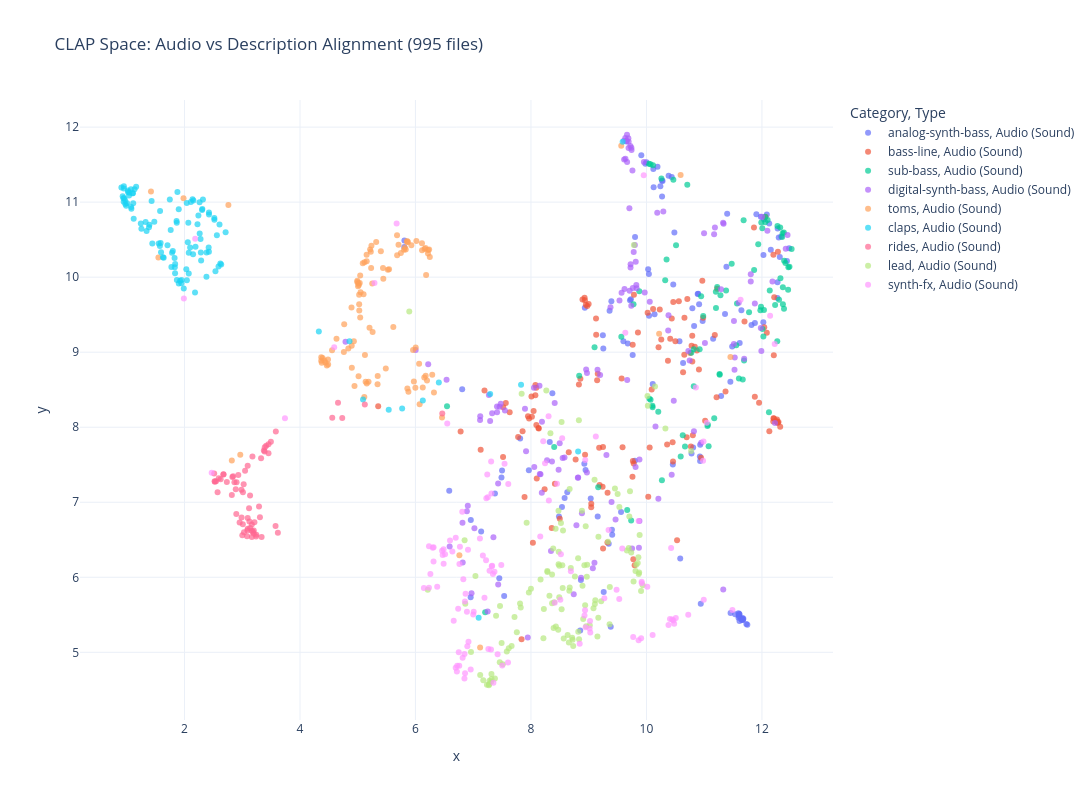
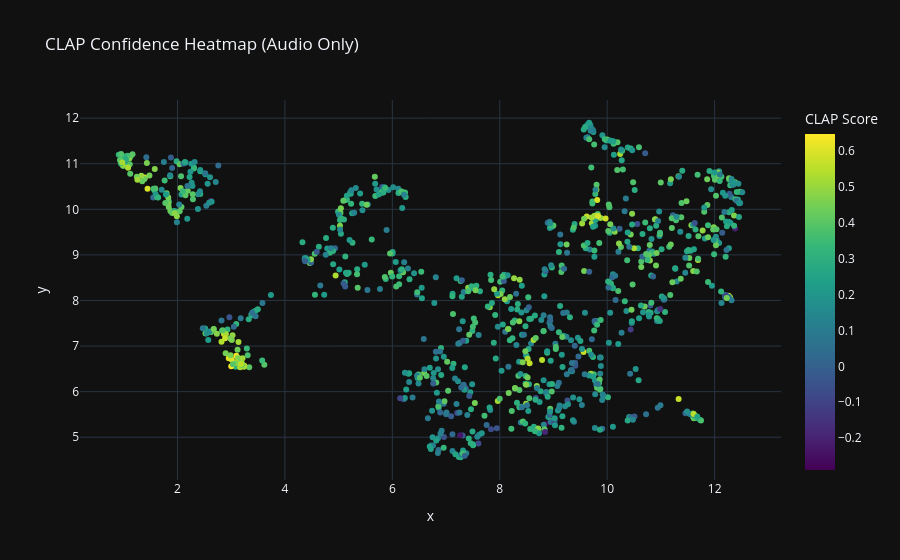

Notebook cell for these charts, in order:
### Markdown cell above
# Distribuzione degli embedding: Proiezione t-SNE/UMAP degli embedding CLAP (sia audio che testuali) colorata per:

Categoria sorgente (source axis)

Attributo percettivo (perceptual axis)

Punteggio CLAP di allineamento

### Code cell
import asyncio
import logging
import numpy as np
import pandas as pd
import plotly.express as px
import umap
import sys
import os

# Zittiamo i log rumorosi
logging.getLogger('numba').setLevel(logging.WARNING)
logging.getLogger('matplotlib').setLevel(logging.WARNING)

# Setup Path
sys.path.append(os.path.abspath("../.."))

from core.infrastructure.database.dependecies import get_audio_repository
from qdrant_client import QdrantClient
from config.settings import settings
# Importiamo il modello CLAP per calcolare i vettori di testo corretti
from rag.clap.model_handler import create_clap_model

# --- CONFIGURAZIONE ---
QDRANT_COLLECTION = settings.QDRANT_ENRICHED_COLLECTION_NAME
SAMPLE_LIMIT = 1000  # Limitiamo per velocità

async def visualize_embeddings_distribution():
    print("--- 0. CARICAMENTO MODELLO CLAP ---")
    # Ci serve per convertire le descrizioni testuali nello stesso spazio dell'audio
    clap = create_clap_model()

    print("--- 1. RECUPERO METADATI (Repository) ---")
    repo = get_audio_repository()
    docs = await repo.find_all()

    meta_map = {}
    for doc in docs:
        fname = doc.sample.file_name
        # Safe access ai metadati
        source = doc.sample.source or "Unknown"
        category = doc.metadata.main_category or "Uncategorized"
        tags = doc.metadata.categories or []
        perceptual = tags[0] if tags else "Generic"

        meta_map[fname] = {
            "source": source,
            "category": category,
            "perceptual": perceptual
        }

    print(f"Mappati {len(meta_map)} documenti.")

    print("--- 2. RECUPERO VETTORI (Qdrant) ---")
    client = QdrantClient(host=settings.QDRANT_CONNECTION_HOST, port=settings.QDRANT_PORT)

    scroll_res, _ = client.scroll(
        collection_name=QDRANT_COLLECTION,
        limit=SAMPLE_LIMIT,
        with_vectors=["audio_vector"], # Scarichiamo SOLO l'audio, il testo lo calcoliamo noi
        with_payload=True
    )

    print(f"Scaricati {len(scroll_res)} punti. Generazione vettori di confronto...")

    vectors = []
    plot_data = []

    # Liste temporanee per batch processing del testo (più veloce)
    text_captions = []
    text_meta_indices = [] # Per tenere traccia a quale file appartiene la caption

    for i, hit in enumerate(scroll_res):
        payload = hit.payload or {}
        filename = payload.get('original_filename', 'Unknown')
        clap_score = payload.get('clap_score', 0)
        generated_label = payload.get('label', "")

        repo_data = meta_map.get(filename, {
            "source": "Unknown", "category": "Unknown", "perceptual": "Unknown"
        })

        # Gestione Vettore Audio (Già CLAP)
        if isinstance(hit.vector, dict):
            audio_vec = hit.vector.get('audio_vector')
        else:
            audio_vec = hit.vector # Fallback

        if audio_vec is None:
            continue

        # 1. Aggiungi PUNTO AUDIO
        vectors.append(audio_vec)
        plot_data.append({
            "Filename": filename,
            "Type": "Audio (Sound)",
            "Source": repo_data['source'],
            "Category": repo_data['category'],
            "Perceptual Attribute": repo_data['perceptual'],
            "CLAP Score": clap_score,
            "Label": generated_label
        })

        # Prepariamo il testo per l'embedding CLAP
        if generated_label:
            text_captions.append(generated_label)
            # Salviamo l'indice corrente in plot_data per duplicare i metadati dopo
            text_meta_indices.append(len(plot_data) - 1)

    # --- CALCOLO VETTORI TESTO (ON THE FLY) ---
    if text_captions:
        print(f"Calcolo embedding CLAP per {len(text_captions)} descrizioni testuali...")
        # Usiamo CLAP per embeddare il testo. Ora avranno la stessa dimensione dell'audio!
        text_embeddings = clap.get_text_embedding(text_captions)

        for idx, emb in zip(text_meta_indices, text_embeddings):
            # Recuperiamo i metadati dell'audio corrispondente
            ref_data = plot_data[idx]

            vectors.append(emb)
            plot_data.append({
                "Filename": ref_data['Filename'],
                "Type": "Text (Description)",
                "Source": ref_data['Source'],
                "Category": ref_data['Category'],
                "Perceptual Attribute": ref_data['Perceptual Attribute'],
                "CLAP Score": ref_data['CLAP Score'],
                "Label": ref_data['Label']
            })

    # --- 3. PROIEZIONE UMAP ---
    print(f"Esecuzione UMAP su {len(vectors)} vettori...")
    if not vectors:
        print("Nessun vettore valido.")
        return

    # Convertiamo in numpy array (ora sono tutti dimensione 512!)
    X = np.array(vectors)

    reducer = umap.UMAP(
        n_neighbors=15,
        min_dist=0.1,
        n_components=2,
        metric='cosine',
        random_state=42
    )

    embedding = reducer.fit_transform(X)

    df = pd.DataFrame(plot_data)
    df['x'] = embedding[:, 0]
    df['y'] = embedding[:, 1]

    print("Generazione Grafici...")

    # --- 4. VISUALIZZAZIONE ---
    # Grafico Principale
    fig = px.scatter(
        df,
        x='x',
        y='y',
        color='Category',
        symbol='Type',
        hover_data=['Filename', 'Source', 'Label'],
        title=f"CLAP Space: Audio vs Description Alignment ({len(scroll_res)} files)",
        opacity=0.7,
        width=1100,
        height=800,
        template="plotly_white"
    )
    fig.show()

    # Heatmap Score
    fig_score = px.scatter(
        df[df['Type'] == 'Audio (Sound)'],
        x='x', y='y',
        color='CLAP Score',
        color_continuous_scale='Viridis',
        title="CLAP Confidence Heatmap (Audio Only)",
        hover_name='Filename'
    )
    fig_score.show()

# Esecuzione
await visualize_embeddings_distribution()

### Figure 1 — Plotly figure (JSON) as saved in the notebook; plotly's stock layout.template omitted (floating-point values rounded to 4 significant figures; data arrays with more than 128 entries replaced by an {"elided": "..."} marker saying what was removed)
{"data": [{"customdata": {"elided": "125x3 str values"}, "hovertemplate": "Category=analog-synth-bass<br>Type=Audio (Sound)<br>x=%{x}<br>y=%{y}<br>Filename=%{customdata[0]}<br>Source=%{customdata[1]}<br>Label=%{customdata[2]}<extra></extra>", "legendgroup": "analog-synth-bass, Audio (Sound)", "marker": {"color": "#636efa", "opacity": 0.7, "symbol": "circle"}, "mode": "markers", "name": "analog-synth-bass, Audio (Sound)", "orientation": "v", "showlegend": true, "x": [7.137, 9.731, 11.82, 11.88, 12.03, 11.98, 10.46, 9.715, 12.08, 12.03, 12.31, 10.11, 10.93, 9.253, 12.43, 12.47, 8.325, 9.407, 8.371, 7.451, 9.26, 12.13, 9.676, 9.392, 11.61, 11.48, 9.802, 10.58, 10.38, 11.46, 5.808, 10.44, 10.92, 12.02, 5.806, 11.36, 10.94, 11.29, 10.48, 10.12, 10.46, 10.04, 11.64, 10.24, 12.15, 10.57, 12.29, 10.63, 11.15, 10.81, 9.799, 11.45, 7.536, 9.402, 12.27, 10.78, 10.03, 10.27, 9.035, 8.924, 7.813, 9.361, 10.05, 9.245, 6.584, 9.155, 7.489, 10.14, 9.56, 6.955, 8.852, 8.582, 8.933, 9.761, 6.809, 8.865, 7.499, 6.958, 10.93, 7.376, 7.963, 8.537, 8.485, 8.629, 9.346, 12.27, 11.73, 11.6, 11.67, 8.945, 11.59, 11.61, 11.75, 11.67, 11.64, 11.66, 11.59, 11.65, 11.61, 11.65, 11.54, 11.6, 9.381, 11.61, 11.68, 10.12, 10.89, 11.4, 10.28, 9.981, 10.19, 9.655, 10.97, 9.91, 10.91, 9.601, 10.27, 9.999, 10.9, 11.38, 12.27, 11.9, 10.79, 10.82, 12.33], "xaxis": "x", "y": [6.61, 9.704, 9.361, 9.388, 10.77, 10.8, 9.901, 9.694, 10.83, 10.3, 10.27, 8.575, 7.765, 9.049, 10.22, 10.39, 7.803, 6.568, 8.452, 5.986, 5.803, 10.71, 9.116, 9.678, 9.122, 9.077, 10.54, 6.252, 11.35, 5.524, 10.49, 11.33, 7.612, 9.4, 10.4, 9.51, 5.648, 8.416, 10.6, 11.2, 7.504, 10.04, 9.56, 11.21, 10.36, 9.146, 10.53, 8.855, 9.178, 7.73, 7.552, 8.608, 5.749, 6.634, 9.721, 7.65, 10.11, 11.08, 7.05, 7.514, 7.849, 9.553, 9.487, 9.227, 7.153, 6.81, 7.33, 9.507, 6.87, 5.733, 5.292, 7.055, 9.592, 8.962, 8.507, 5.964, 7.424, 6.763, 7.55, 7.116, 7.425, 6.937, 6.809, 7.132, 6.446, 10.65, 5.378, 5.482, 5.44, 7.43, 5.459, 5.508, 5.366, 5.43, 5.452, 5.459, 5.521, 5.434, 5.418, 5.434, 5.508, 5.492, 5.341, 5.509, 5.448, 11.44, 9.774, 10.85, 11.28, 11.51, 11.47, 11.81, 9.416, 11.63, 9.638, 9.145, 11.29, 11.53, 9.781, 10.14, 9.933, 10.84, 9.587, 9.348, 10.54], "yaxis": "y", "type": "scatter"}, {"customdata": {"elided": "125x3 str values"}, "hovertemplate": "Category=bass-line<br>Type=Audio (Sound)<br>x=%{x}<br>y=%{y}<br>Filename=%{customdata[0]}<br>Source=%{customdata[1]}<br>Label=%{customdata[2]}<extra></extra>", "legendgroup": "bass-line, Audio (Sound)", "marker": {"color": "#EF553B", "opacity": 0.7, "symbol": "circle"}, "mode": "markers", "name": "bass-line, Audio (Sound)", "orientation": "v", "showlegend": true, "x": [12.27, 9.783, 8.83, 12.04, 12.2, 8.856, 12.26, 10.98, 11.86, 12.28, 12.27, 10.21, 10.5, 12.29, 11.21, 12.06, 10.36, 12.2, 10.63, 10.46, 9.57, 10.11, 10.8, 10.66, 7.517, 11.18, 8.129, 10.06, 9.129, 9.762, 10.77, 10.91, 10.84, 10.79, 8.135, 8.093, 8.1, 10.02, 10.23, 9.586, 10.45, 10.7, 9.779, 9.852, 12.25, 12.2, 10.37, 10.78, 12.21, 11.37, 10.03, 10.09, 9.795, 9.765, 12.08, 12.21, 9.181, 10.76, 9.248, 11.02, 12.21, 7.129, 5.354, 10.41, 10.44, 10.56, 9.324, 12.13, 11.95, 10.46, 11.88, 12.27, 8.499, 10.97, 10.71, 9.326, 9.188, 9.044, 9.043, 8.008, 8.076, 8.654, 8.091, 10.79, 9.773, 8.236, 7.519, 9.247, 8.077, 7.564, 11.7, 11.22, 10.66, 10.87, 7.631, 12.32, 7.195, 7.837, 7.889, 8.033, 6.781, 8.359, 8.937, 8.975, 10.95, 9.126, 8.773, 10.53, 8.998, 8.928, 8.892, 8.951, 9.24, 9.758, 8.934, 8.414, 8.046, 7.855, 9.156, 7.967, 10.26, 9.146, 7.778, 8.016, 7.948], "xaxis": "x", "y": [8.061, 9.766, 8.569, 9.331, 8.12, 8.646, 8.105, 9.458, 10.66, 10.34, 8.062, 9.067, 9.145, 8.071, 8.4, 10.8, 7.771, 10.3, 8.733, 7.544, 8.649, 9.576, 7.892, 8.966, 7.603, 9.228, 7.991, 7.731, 9.234, 9.098, 7.745, 8.769, 9.074, 8.875, 7.982, 8.029, 7.315, 9.524, 9.571, 7.733, 7.799, 7.868, 7.517, 9.261, 8.084, 8.076, 8.885, 9.085, 9.732, 8.475, 7.073, 8.504, 6.159, 7.551, 9.26, 8.96, 7.725, 8.989, 6.384, 8.085, 8.116, 7.701, 8.28, 9.18, 9.45, 9.678, 6.465, 7.946, 8.326, 9.669, 8.406, 8.067, 6.779, 9.952, 9.709, 7.127, 7.229, 6.98, 6.934, 8.409, 8.426, 7.668, 8.525, 9.219, 6.242, 7.172, 8.268, 7.737, 8.564, 8.322, 9.409, 9.845, 9.458, 9.023, 8.2, 8.007, 8.49, 5.174, 7.071, 6.459, 7.942, 6.657, 7.634, 9.615, 7.594, 9.448, 7.571, 6.495, 9.644, 9.727, 9.704, 9.634, 7.206, 7.339, 9.692, 7.246, 8.218, 7.947, 8.714, 8.115, 9.171, 8.626, 7.869, 8.14, 8.146], "yaxis": "y", "type": "scatter"}, {"customdata": {"elided": "86x3 str values"}, "hovertemplate": "Category=sub-bass<br>Type=Audio (Sound)<br>x=%{x}<br>y=%{y}<br>Filename=%{customdata[0]}<br>Source=%{customdata[1]}<br>Label=%{customdata[2]}<extra></extra>", "legendgroup": "sub-bass, Audio (Sound)", "marker": {"color": "#00cc96", "opacity": 0.7, "symbol": "circle"}, "mode": "markers", "name": "sub-bass, Audio (Sound)", "orientation": "v", "showlegend": true, "x": [12.27, 12.35, 12.01, 12.06, 10.71, 10.32, 11.28, 12.32, 11.17, 11.06, 11.68, 11.27, 11.99, 12.3, 11.69, 9.565, 12.06, 9.776, 12.38, 11.06, 11.94, 10.35, 10.11, 11.57, 10.67, 10.1, 12.38, 12.36, 8.402, 10.59, 10.2, 12.38, 10.82, 11.38, 10.07, 12.36, 12.23, 10.05, 12.13, 11.86, 12.01, 11.08, 11.98, 10.47, 11.6, 10.78, 10.51, 12.02, 11.27, 12.41, 12.1, 11.78, 12.32, 12.46, 10.63, 11.97, 11.67, 12.45, 10.82, 12.27, 12.12, 11.22, 9.101, 9.164, 9.876, 9.735, 7.207, 6.546, 8.835, 11.2, 12.03, 12.36, 11.56, 11.48, 12.48, 12.51, 11.2, 9.666, 10.92, 10.27, 10.11, 10.07, 10.04, 10.95, 10.26, 10.98], "xaxis": "x", "y": [10.68, 10.54, 10.65, 10.73, 11.23, 9.958, 9.761, 10.66, 8.12, 8.033, 10.76, 8.709, 10.73, 9.699, 8.89, 9.207, 10.8, 9.64, 10.59, 8.017, 10.44, 10.24, 8.266, 9.649, 7.743, 8.285, 10.22, 9.865, 7.735, 7.611, 8.207, 9.579, 9.04, 9.823, 8.368, 9.639, 9.63, 8.381, 9.822, 10.1, 9.311, 7.747, 9.607, 11.3, 8.648, 8.994, 10.43, 9.209, 8.698, 10.19, 10.76, 9.532, 9.986, 10.13, 7.892, 9.559, 8.635, 9.833, 8.546, 9.145, 8.199, 9.869, 9.066, 7.199, 9.811, 6.758, 5.534, 8.281, 8.686, 9.588, 9.562, 10.59, 9.093, 10.18, 10.14, 10.38, 9.806, 6.897, 9.041, 7.294, 11.49, 11.5, 11.51, 9.746, 11.31, 9.484], "yaxis": "y", "type": "scatter"}, {"customdata": {"elided": "134x3 str values"}, "hovertemplate": "Category=digital-synth-bass<br>Type=Audio (Sound)<br>x=%{x}<br>y=%{y}<br>Filename=%{customdata[0]}<br>Source=%{customdata[1]}<br>Label=%{customdata[2]}<extra></extra>", "legendgroup": "digital-synth-bass, Audio (Sound)", "marker": {"color": "#ab63fa", "opacity": 0.7, "symbol": "circle"}, "mode": "markers", "name": "digital-synth-bass, Audio (Sound)", "orientation": "v", "showlegend": true, "x": {"elided": "134 float values"}, "xaxis": "x", "y": {"elided": "134 float values"}, "yaxis": "y", "type": "scatter"}, {"customdata": {"elided": "107x3 str values"}, "hovertemplate": "Category=toms<br>Type=Audio (Sound)<br>x=%{x}<br>y=%{y}<br>Filename=%{customdata[0]}<br>Source=%{customdata[1]}<br>Label=%{customdata[2]}<extra></extra>", "legendgroup": "toms, Audio (Sound)", "marker": {"color": "#FFA15A", "opacity": 0.7, "symbol": "circle"}, "mode": "markers", "name": "toms, Audio (Sound)", "orientation": "v", "showlegend": true, "x": [4.555, 6.32, 6.29, 5.187, 6.063, 6.126, 4.933, 5.4, 4.992, 6.76, 1.548, 5.014, 5.854, 6.004, 5.1, 5.878, 5.346, 5.125, 5.859, 5.972, 5.258, 5.025, 2.76, 4.369, 5.204, 11.45, 6.199, 6.157, 6.152, 5.319, 6.177, 5.855, 4.44, 4.892, 6.184, 4.837, 5.156, 5.542, 4.993, 4.944, 5.232, 4.76, 9.563, 5.155, 10.59, 1.983, 5.116, 5.437, 2.82, 5.154, 6.248, 5.214, 4.465, 5.087, 4.488, 6.072, 10.22, 4.485, 5.114, 5.958, 2.966, 5.019, 4.391, 5.226, 4.368, 6.46, 4.422, 5.816, 5.928, 6.112, 5.237, 5.8, 5.486, 5.831, 5.01, 6.113, 5.521, 6.173, 4.377, 6.237, 6.216, 5.681, 6.016, 7.119, 4.898, 5.443, 5.251, 6.216, 5.034, 5.005, 5.87, 5.042, 5.683, 5.042, 4.765, 5.706, 5.024, 5.343, 1.419, 5.616, 5.747, 5.026, 5.049, 5.136, 5.998, 4.896, 4.632], "xaxis": "x", "y": [9.025, 8.464, 8.699, 8.606, 8.845, 8.531, 9.145, 10.35, 9.936, 6.295, 10.26, 8.68, 10.48, 9.062, 9.774, 8.473, 8.683, 8.964, 8.517, 8.61, 9.268, 9.638, 10.96, 8.934, 9.327, 8.935, 8.622, 10.38, 8.664, 10.47, 8.685, 10.47, 8.862, 9.595, 10.03, 9.049, 8.583, 10.11, 9.954, 8.55, 10.12, 9.003, 11.75, 10.21, 11.36, 11.05, 10.2, 10.12, 7.558, 10.3, 10.27, 10.37, 8.822, 10.19, 8.835, 8.306, 9.247, 8.902, 8.402, 9.03, 7.635, 9.894, 8.923, 10.34, 8.887, 8.13, 8.889, 10.39, 10.43, 10.45, 10.42, 10.37, 8.784, 10.37, 9.92, 10.36, 10.1, 10.39, 8.86, 10.37, 10.36, 10.56, 10.48, 5.065, 8.793, 9.98, 9.915, 10.32, 9.922, 9.881, 10.47, 10.02, 10.29, 9.463, 9.371, 10.43, 9.767, 8.573, 11.14, 9.336, 10.32, 9.555, 9.8, 8.607, 8.525, 9.085, 9.18], "yaxis": "y", "type": "scatter"}, {"customdata": {"elided": "111x3 str values"}, "hovertemplate": "Category=claps<br>Type=Audio (Sound)<br>x=%{x}<br>y=%{y}<br>Filename=%{customdata[0]}<br>Source=%{customdata[1]}<br>Label=%{customdata[2]}<extra></extra>", "legendgroup": "claps, Audio (Sound)", "marker": {"color": "#19d3f3", "opacity": 0.7, "symbol": "circle"}, "mode": "markers", "name": "claps, Audio (Sound)", "orientation": "v", "showlegend": true, "x": [6.404, 7.294, 0.9492, 1.838, 2.191, 1.112, 6.127, 2.536, 1.877, 1.12, 1.021, 1.746, 5.536, 5.091, 1.005, 4.326, 2.423, 4.857, 1.43, 7.828, 1.867, 2.039, 1.901, 2.263, 2.182, 2.62, 2.057, 1.923, 1.392, 2.11, 1.706, 1.134, 2.074, 1.948, 1.831, 2.041, 2.149, 1.773, 0.9896, 1.798, 1.477, 2.606, 2.517, 2.424, 2.278, 2.309, 9.588, 2.304, 2.423, 2.712, 1.577, 2.154, 2.382, 2.418, 1.9, 7.094, 1.107, 1.866, 2.261, 1.099, 2.561, 2.636, 2.241, 2.319, 1.828, 1.443, 2.589, 2.139, 1.626, 2.073, 1.573, 0.9753, 1.586, 2.225, 2.066, 8.816, 1.343, 2.031, 2.288, 0.9543, 1.385, 1.947, 2.098, 2.38, 5.769, 1.594, 2.516, 1.837, 2.283, 1.785, 1.987, 0.9423, 1.072, 1.327, 1.639, 1.042, 1.553, 1.021, 1.076, 1.244, 1.862, 0.9472, 1.08, 0.9295, 0.9071, 1.254, 1.761, 1.04, 0.9499, 0.9709, 1.162], "xaxis": "x", "y": [8.597, 8.444, 11.18, 10.17, 10.4, 10.99, 8.357, 10.08, 11.13, 10.78, 11.16, 11.04, 8.232, 8.37, 10.99, 9.277, 10.34, 9.145, 11.01, 8.565, 9.963, 10.99, 9.916, 10.58, 9.795, 10.18, 10.47, 9.954, 10.7, 11.0, 10.43, 11.17, 10.33, 9.964, 10.13, 9.959, 10.31, 10.14, 10.95, 10.35, 10.74, 10.7, 10.77, 10.84, 10.51, 10.91, 11.81, 10.9, 10.86, 10.6, 10.88, 11.02, 10.33, 10.39, 10.91, 5.46, 11.12, 10.72, 11.0, 11.12, 10.56, 10.17, 10.82, 11.04, 10.26, 10.45, 10.14, 11.04, 10.27, 10.05, 10.41, 10.97, 10.46, 10.71, 10.73, 7.676, 10.61, 10.11, 10.22, 11.05, 10.67, 9.92, 10.4, 10.0, 8.25, 10.33, 10.79, 10.05, 10.33, 10.32, 9.85, 11.05, 11.17, 10.74, 10.26, 11.13, 10.45, 11.13, 10.93, 10.72, 10.75, 11.0, 10.91, 11.08, 11.19, 10.65, 10.63, 11.09, 11.21, 11.03, 11.21], "yaxis": "y", "type": "scatter"}, {"customdata": {"elided": "65x3 str values"}, "hovertemplate": "Category=rides<br>Type=Audio (Sound)<br>x=%{x}<br>y=%{y}<br>Filename=%{customdata[0]}<br>Source=%{customdata[1]}<br>Label=%{customdata[2]}<extra></extra>", "legendgroup": "rides, Audio (Sound)", "marker": {"color": "#FF6692", "opacity": 0.7, "symbol": "circle"}, "mode": "markers", "name": "rides, Audio (Sound)", "orientation": "v", "showlegend": true, "x": [3.135, 3.094, 2.675, 3.083, 3.136, 3.164, 2.897, 2.829, 3.025, 2.733, 2.864, 3.29, 2.82, 3.617, 3.577, 2.526, 3.095, 3.124, 2.521, 2.573, 3.2, 3.166, 3.306, 3.094, 2.546, 3.335, 3.244, 3.012, 3.211, 2.931, 3.24, 3.01, 3.001, 2.954, 2.514, 3.089, 3.582, 4.732, 3.118, 2.901, 4.659, 2.887, 4.559, 2.626, 5.122, 2.986, 3.388, 2.988, 3.166, 3.03, 2.593, 3.374, 3.049, 6.464, 2.842, 3.415, 3.455, 3.326, 3.496, 3.454, 3.39, 3.199, 3.176, 2.674, 3.183], "xaxis": "x", "y": [7.092, 7.486, 7.369, 6.546, 6.656, 6.62, 6.844, 7.335, 7.24, 7.271, 7.265, 6.945, 7.097, 6.592, 6.683, 7.274, 6.79, 6.744, 7.28, 7.132, 6.623, 6.705, 6.8, 6.646, 7.279, 6.537, 6.566, 7.133, 6.733, 7.364, 6.545, 6.706, 6.559, 6.73, 7.384, 6.624, 7.944, 8.124, 6.92, 7.266, 8.326, 7.173, 8.126, 7.307, 8.304, 7.166, 7.677, 6.797, 6.537, 6.601, 7.32, 7.69, 7.421, 8.183, 7.346, 7.752, 7.775, 7.586, 7.806, 7.652, 7.732, 6.585, 7.61, 7.375, 6.606], "yaxis": "y", "type": "scatter"}, {"customdata": {"elided": "119x3 str values"}, "hovertemplate": "Category=lead<br>Type=Audio (Sound)<br>x=%{x}<br>y=%{y}<br>Filename=%{customdata[0]}<br>Source=%{customdata[1]}<br>Label=%{customdata[2]}<extra></extra>", "legendgroup": "lead, Audio (Sound)", "marker": {"color": "#B6E880", "opacity": 0.7, "symbol": "circle"}, "mode": "markers", "name": "lead, Audio (Sound)", "orientation": "v", "showlegend": true, "x": [10.02, 7.038, 9.811, 8.892, 10.33, 9.693, 8.69, 8.166, 8.392, 9.151, 7.395, 9.782, 8.567, 8.635, 8.477, 9.365, 8.925, 8.543, 9.849, 6.863, 9.873, 5.893, 7.925, 9.166, 8.671, 8.32, 8.549, 7.715, 7.755, 9.86, 8.285, 7.616, 7.464, 10.15, 7.665, 7.492, 8.431, 8.664, 10.02, 6.213, 8.714, 9.114, 9.882, 8.819, 9.776, 9.866, 8.49, 7.963, 8.904, 9.216, 8.53, 8.365, 9.083, 6.961, 8.215, 8.761, 9.106, 7.274, 9.168, 7.512, 9.661, 7.12, 7.238, 7.31, 7.376, 8.385, 7.174, 7.316, 7.271, 7.582, 7.283, 7.316, 8.365, 7.823, 7.81, 7.459, 8.83, 7.839, 8.938, 9.715, 8.266, 8.883, 9.531, 9.101, 8.956, 8.337, 8.53, 9.703, 8.283, 8.669, 7.999, 8.472, 9.454, 6.85, 8.721, 8.731, 9.018, 9.906, 8.478, 8.48, 8.833, 8.426, 8.656, 8.491, 9.935, 8.223, 8.816, 9.334, 8.973, 8.948, 8.519, 9.823, 8.402, 9.501, 8.555, 9.361, 8.967, 10.77, 9.736], "xaxis": "x", "y": [8.285, 6.017, 6.083, 5.886, 7.982, 6.392, 6.123, 5.969, 5.325, 5.211, 5.488, 10.43, 5.183, 5.231, 6.889, 5.871, 6.162, 6.16, 6.19, 5.647, 6.064, 9.544, 6.728, 5.461, 5.862, 5.754, 5.857, 5.47, 5.269, 6.268, 6.072, 5.054, 5.617, 8.542, 5.085, 5.125, 5.343, 5.822, 8.417, 5.834, 5.193, 5.694, 6.564, 5.276, 5.945, 6.044, 5.734, 5.796, 5.444, 5.682, 5.575, 6.038, 5.586, 5.003, 5.187, 6.009, 5.644, 4.573, 6.541, 4.84, 6.356, 4.699, 4.567, 4.609, 4.652, 6.385, 4.626, 4.711, 4.561, 5.012, 4.621, 4.645, 5.655, 5.598, 5.651, 4.868, 8.095, 8.447, 5.626, 7.148, 8.49, 6.888, 6.938, 7.301, 5.348, 7.92, 8.071, 6.811, 6.082, 7.177, 5.846, 5.301, 7.185, 6.492, 5.167, 5.085, 5.362, 5.819, 6.173, 6.341, 5.176, 6.647, 5.13, 6.152, 5.894, 5.577, 6.253, 6.475, 6.167, 6.68, 6.724, 6.167, 5.668, 7.109, 6.624, 5.375, 6.006, 7.684, 6.331], "yaxis": "y", "type": "scatter"}, {"customdata": {"elided": "123x3 str values"}, "hovertemplate": "Category=synth-fx<br>Type=Audio (Sound)<br>x=%{x}<br>y=%{y}<br>Filename=%{customdata[0]}<br>Source=%{customdata[1]}<br>Label=%{customdata[2]}<extra></extra>", "legendgroup": "synth-fx, Audio (Sound)", "marker": {"color": "#FF97FF", "opacity": 0.7, "symbol": "circle"}, "mode": "markers", "name": "synth-fx, Audio (Sound)", "orientation": "v", "showlegend": true, "x": [7.243, 2.471, 8.508, 6.859, 5.29, 7.253, 2.185, 9.917, 7.321, 8.54, 3.74, 6.848, 9.952, 6.55, 6.739, 7.31, 8.305, 6.909, 6.898, 8.518, 7.0, 10.11, 10.72, 6.598, 8.691, 10.98, 6.77, 9.907, 9.77, 10.99, 10.41, 6.376, 8.947, 9.528, 6.81, 7.195, 8.927, 9.016, 6.857, 7.307, 10.45, 7.008, 7.262, 10.47, 10.01, 6.849, 9.634, 7.602, 7.486, 8.411, 10.51, 8.936, 9.27, 9.92, 7.607, 11.63, 9.482, 7.349, 6.918, 7.502, 6.697, 9.581, 11.05, 6.722, 6.758, 6.638, 8.94, 6.89, 7.368, 9.865, 5.673, 6.697, 6.817, 6.956, 7.222, 7.167, 9.027, 8.161, 7.327, 7.422, 10.43, 9.123, 6.749, 8.244, 6.233, 8.45, 9.864, 8.31, 6.829, 6.761, 10.38, 6.487, 9.023, 7.116, 7.341, 7.227, 7.316, 6.471, 6.46, 6.313, 6.299, 6.313, 1.989, 6.512, 6.234, 6.717, 12.14, 7.282, 9.344, 4.592, 8.844, 12.22, 8.212, 10.48, 6.868, 6.146, 6.662, 11.49, 10.86, 7.542, 10.99, 6.258, 6.487], "xaxis": "x", "y": [7.37, 7.393, 5.7, 4.72, 9.923, 7.068, 10.51, 5.939, 6.147, 7.852, 8.12, 4.652, 11.36, 8.049, 5.58, 7.545, 8.146, 6.366, 5.082, 6.308, 5.505, 5.231, 5.502, 6.489, 6.082, 7.552, 6.408, 5.188, 5.203, 5.7, 5.444, 5.873, 5.334, 5.709, 6.874, 5.729, 5.489, 5.318, 5.679, 5.037, 5.437, 5.542, 5.044, 5.424, 5.875, 4.979, 9.26, 4.864, 6.165, 5.66, 5.456, 5.562, 5.722, 5.921, 7.243, 9.7, 5.833, 4.594, 5.14, 4.823, 6.527, 6.383, 8.06, 4.821, 4.82, 6.343, 7.562, 5.541, 6.073, 6.749, 10.71, 4.794, 4.926, 4.772, 6.228, 6.291, 5.263, 6.544, 6.154, 4.974, 6.392, 7.878, 5.0, 7.519, 5.861, 7.248, 5.162, 7.023, 5.974, 6.178, 5.365, 6.375, 5.418, 6.517, 6.044, 7.053, 7.117, 6.298, 6.354, 6.209, 6.394, 6.402, 9.717, 6.307, 6.412, 4.744, 9.484, 6.089, 6.631, 9.067, 5.115, 9.108, 7.814, 5.382, 5.782, 5.858, 5.419, 5.565, 8.528, 7.514, 7.811, 6.045, 6.181], "yaxis": "y", "type": "scatter"}], "layout": {"xaxis": {"anchor": "y", "domain": [0.0, 1.0], "title": {"text": "x"}}, "yaxis": {"anchor": "x", "domain": [0.0, 1.0], "title": {"text": "y"}}, "legend": {"title": {"text": "Category, Type"}, "tracegroupgap": 0}, "title": {"text": "CLAP Space: Audio vs Description Alignment (995 files)"}, "height": 800, "width": 1100}}

### Figure 2 — Plotly figure (JSON) as saved in the notebook; plotly's stock layout.template omitted (floating-point values rounded to 4 significant figures; data arrays with more than 128 entries replaced by an {"elided": "..."} marker saying what was removed)
{"data": [{"hovertemplate": "<b>%{hovertext}</b><br><br>x=%{x}<br>y=%{y}<br>CLAP Score=%{marker.color}<extra></extra>", "hovertext": {"elided": "995 str values"}, "legendgroup": "", "marker": {"color": {"elided": "995 float values"}, "coloraxis": "coloraxis", "symbol": "circle"}, "mode": "markers", "name": "", "orientation": "v", "showlegend": false, "x": {"elided": "995 float values"}, "xaxis": "x", "y": {"elided": "995 float values"}, "yaxis": "y", "type": "scatter"}], "layout": {"xaxis": {"anchor": "y", "domain": [0.0, 1.0], "title": {"text": "x"}}, "yaxis": {"anchor": "x", "domain": [0.0, 1.0], "title": {"text": "y"}}, "coloraxis": {"colorbar": {"title": {"text": "CLAP Score"}}, "colorscale": [[0.0, "#440154"], [0.1111, "#482878"], [0.2222, "#3e4989"], [0.3333, "#31688e"], [0.4444, "#26828e"], [0.5556, "#1f9e89"], [0.6667, "#35b779"], [0.7778, "#6ece58"], [0.8889, "#b5de2b"], [1.0, "#fde725"]]}, "legend": {"tracegroupgap": 0}, "title": {"text": "CLAP Confidence Heatmap (Audio Only)"}}}
